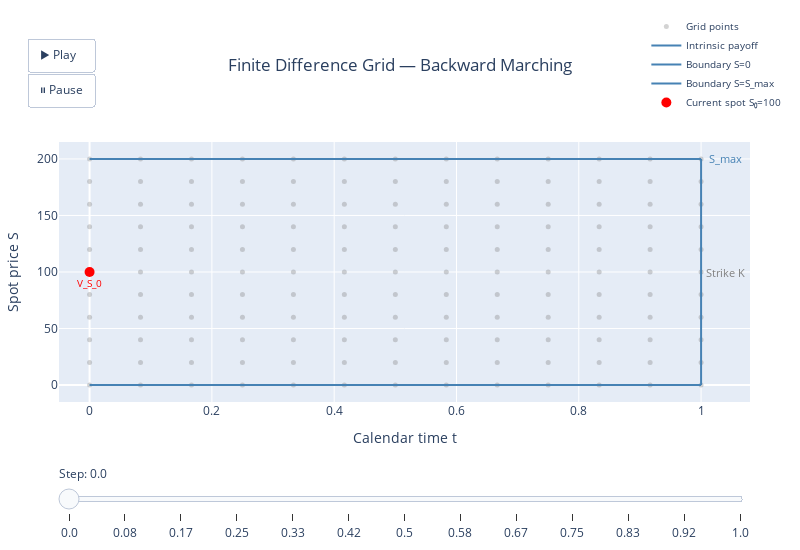

This figure's notebook cell:
### Markdown cell above
## 8) Boundary/Terminal Conditions and Backward Solver Loop

### Terminal condition ($\tau = 0$, i.e. at maturity)

$$V(S, T) = \max(S - K, 0) \quad \text{(call)}, \qquad V(S, T) = \max(K - S, 0) \quad \text{(put)}.$$

### Boundary conditions (at each time step)

| Boundary | Call | Put |
|---|---|---|
| $S = 0$ | $V = 0$ | $V = K\,e^{-r\tau}$ (European) or $K$ (American) |
| $S = S_{\max}$ | $V = \max\!\bigl(S_{\max}\,e^{-q\tau} - K\,e^{-r\tau},\; 0\bigr)$ | $V = 0$ |

For **American calls** at $S = S_{\max}$, the boundary is
$V = \max\!\bigl(S_{\max}\,e^{-q\tau} - K\,e^{-r\tau},\; S_{\max} - K\bigr)$
(the greater of continuation and intrinsic).

### Backward marching

Starting from $V_N = \text{payoff}$, march $i = N{-}1, N{-}2, \dots, 0$:
1. Compute boundary values at $t_i$
2. Build RHS from $V_{i+1}$
3. Solve tridiagonal system for $V_i$
4. (American) project: $V_i \leftarrow \max(V_i, \text{intrinsic})$

Let's now run the three schemes via `portfolio_analytics`:

### Code cell
# ── Animated FD grid: backward marching visualisation ────────────────
import plotly.graph_objects as go

# Small illustrative grid (not the real 250×400 grid)
N_time, N_spot = 12, 10
t_nodes = np.linspace(0, T, N_time + 1)
s_nodes = np.linspace(0, 2 * K, N_spot + 1)
T_grid, S_grd = np.meshgrid(t_nodes, s_nodes)

# Intrinsic payoff curve (call) along right edge
spot_at_maturity = np.linspace(0, 2 * K, 200)
payoff_at_maturity = np.maximum(spot_at_maturity - K, 0.0)

S_max = 2 * K

# ── Build base figure ────────────────────────────────────────────────
fig_anim = go.Figure()

# All grid dots (static background)
fig_anim.add_trace(
    go.Scatter(
        x=T_grid.ravel(),
        y=S_grd.ravel(),
        mode="markers",
        marker=dict(size=5, color="grey", opacity=0.35),
        name="Grid points",
        hoverinfo="skip",
    )
)

# Terminal payoff curve
fig_anim.add_trace(
    go.Scatter(
        x=[T] * len(spot_at_maturity),
        y=spot_at_maturity,
        mode="lines",
        line=dict(color="steelblue", width=2),
        name="Intrinsic payoff",
        customdata=payoff_at_maturity,
        hovertemplate="S=%{y:.0f}  payoff=%{customdata:.1f}<extra></extra>",
    )
)

# Boundary lines: S=0 and S=S_max (horizontal blue lines)
fig_anim.add_trace(
    go.Scatter(
        x=[0, T],
        y=[0, 0],
        mode="lines",
        line=dict(color="steelblue", width=2),
        name="Boundary S=0",
        hoverinfo="skip",
    )
)
fig_anim.add_trace(
    go.Scatter(
        x=[0, T],
        y=[S_max, S_max],
        mode="lines",
        line=dict(color="steelblue", width=2),
        name="Boundary S=S_max",
        hoverinfo="skip",
    )
)

# Current spot marker at t=0
fig_anim.add_trace(
    go.Scatter(
        x=[0],
        y=[S0],
        mode="markers",
        marker=dict(size=10, color="red", symbol="circle"),
        name=f"Current spot S₀={S0:.0f}",
    )
)

# Highlighted column (animated) — starts empty (trace index = 5)
fig_anim.add_trace(
    go.Scatter(
        x=[],
        y=[],
        mode="markers",
        marker=dict(size=10, color="rgba(220,60,60,0.7)", symbol="square"),
        name="Solving column",
    )
)

# ── Build animation frames ──────────────────────────────────────────
# We march backward in calendar time: T → T-Δt → ... → 0
# Slider labels show the calendar time t being solved for (increasing left to right)
ANIM_TRACE_IDX = 5  # index of the animated "Solving column" trace

frames = []

# Frame 0: terminal condition known (rightmost column, t=T)
frames.append(
    go.Frame(
        data=[
            go.Scatter(
                x=[T] * (N_spot + 1),
                y=s_nodes,
                mode="markers",
                marker=dict(size=10, color="rgba(60,120,200,0.7)", symbol="square"),
                name="Known (terminal)",
            )
        ],
        traces=[ANIM_TRACE_IDX],
        name=f"t = {T:.2f} (payoff)",
    )
)

# Frames 1..N_time: march backward, highlighting each column
for step, col_idx in enumerate(range(N_time - 1, -1, -1), start=1):
    t_col = t_nodes[col_idx]
    label = f"t = {t_col:.2f}" if col_idx > 0 else "t = 0.00"
    colour = "rgba(220,60,60,0.7)" if col_idx > 0 else "rgba(220,60,60,0.95)"
    sz = 10 if col_idx > 0 else 13
    frames.append(
        go.Frame(
            data=[
                go.Scatter(
                    x=[t_col] * (N_spot + 1),
                    y=s_nodes,
                    mode="markers",
                    marker=dict(size=sz, color=colour, symbol="square"),
                    name="Solving column",
                )
            ],
            traces=[ANIM_TRACE_IDX],
            name=label,
        )
    )

fig_anim.frames = frames

# ── Slider + play/pause buttons ─────────────────────────────────────
slider_steps = [
    dict(
        args=[[f.name], dict(frame=dict(duration=400, redraw=True), mode="immediate")],
        label=round(t_nodes[i], 2),
        method="animate",
    )
    for i, f in enumerate(frames)
]

fig_anim.update_layout(
    sliders=[
        dict(active=0, steps=slider_steps, currentvalue=dict(prefix="Step: "), pad=dict(t=60))
    ],
    updatemenus=[
        dict(
            type="buttons",
            showactive=False,
            x=0.05,
            y=1.4,
            buttons=[
                dict(
                    label="▶ Play",
                    method="animate",
                    args=[None, dict(frame=dict(duration=400, redraw=True), fromcurrent=True)],
                ),
                dict(
                    label="⏸ Pause",
                    method="animate",
                    args=[[None], dict(frame=dict(duration=0, redraw=False), mode="immediate")],
                ),
            ],
        )
    ],
    xaxis=dict(title="Calendar time t", range=[-0.05, T + 0.08]),
    yaxis=dict(title="Spot price S", range=[-15, S_max + 15]),
    title=dict(text="Finite Difference Grid — Backward Marching", x=0.5),
    height=550,
    width=800,
    legend=dict(x=0.85, y=1.5, bgcolor="rgba(255,255,255,0.8)", font=dict(size=10), maxheight=20),
    annotations=[
        dict(x=T + 0.04, y=K, text="Strike K", showarrow=False, font=dict(size=11, color="grey")),
        dict(
            x=T + 0.04,
            y=S_max,
            text="S_max",
            showarrow=False,
            font=dict(size=11, color="steelblue"),
        ),
        dict(x=0, y=S_max / 2 - 10, text="V_S_0", showarrow=False, font=dict(size=10, color="red")),
        # dict(x=T+0.04, y=8, text="V_N,ⱼ (payoff)", showarrow=False,
        #      font=dict(size=10, color="steelblue")),
    ],
    margin=dict(t=120, b=50, l=50, r=50),
)

fig_anim.show()

### Figure 1 — Plotly figure (JSON) as saved in the notebook; plotly's stock layout.template omitted (floating-point values rounded to 4 significant figures; data arrays with more than 128 entries replaced by an {"elided": "..."} marker saying what was removed)
{"data": [{"hoverinfo": "skip", "marker": {"color": "grey", "opacity": 0.35, "size": 5}, "mode": "markers", "name": "Grid points", "type": "scatter", "x": {"elided": "143 float values"}, "y": {"elided": "143 float values"}}, {"customdata": {"elided": "200 float values"}, "hovertemplate": "S=%{y:.0f}  payoff=%{customdata:.1f}<extra></extra>", "line": {"color": "steelblue", "width": 2}, "mode": "lines", "name": "Intrinsic payoff", "type": "scatter", "x": {"elided": "200 int values"}, "y": {"elided": "200 float values"}}, {"hoverinfo": "skip", "line": {"color": "steelblue", "width": 2}, "mode": "lines", "name": "Boundary S=0", "type": "scatter", "x": [0, 1], "y": [0, 0]}, {"hoverinfo": "skip", "line": {"color": "steelblue", "width": 2}, "mode": "lines", "name": "Boundary S=S_max", "type": "scatter", "x": [0, 1], "y": [200, 200]}, {"marker": {"color": "red", "size": 10, "symbol": "circle"}, "mode": "markers", "name": "Current spot S₀=100", "type": "scatter", "x": [0], "y": [100]}, {"marker": {"color": "rgba(220,60,60,0.7)", "size": 10, "symbol": "square"}, "mode": "markers", "name": "Solving column", "type": "scatter", "x": [], "y": []}], "layout": {"annotations": [{"font": {"color": "grey", "size": 11}, "showarrow": false, "text": "Strike K", "x": 1.04, "y": 100}, {"font": {"color": "steelblue", "size": 11}, "showarrow": false, "text": "S_max", "x": 1.04, "y": 200}, {"font": {"color": "red", "size": 10}, "showarrow": false, "text": "V_S_0", "x": 0, "y": 90}], "height": 550, "legend": {"bgcolor": "rgba(255,255,255,0.8)", "font": {"size": 10}, "maxheight": 20, "x": 0.85, "y": 1.5}, "margin": {"b": 50, "l": 50, "r": 50, "t": 120}, "sliders": [{"active": 0, "currentvalue": {"prefix": "Step: "}, "pad": {"t": 60}, "steps": [{"args": [["t = 1.00 (payoff)"], {"frame": {"duration": 400, "redraw": true}, "mode": "immediate"}], "label": "0.0", "method": "animate"}, {"args": [["t = 0.92"], {"frame": {"duration": 400, "redraw": true}, "mode": "immediate"}], "label": "0.08", "method": "animate"}, {"args": [["t = 0.83"], {"frame": {"duration": 400, "redraw": true}, "mode": "immediate"}], "label": "0.17", "method": "animate"}, {"args": [["t = 0.75"], {"frame": {"duration": 400, "redraw": true}, "mode": "immediate"}], "label": "0.25", "method": "animate"}, {"args": [["t = 0.67"], {"frame": {"duration": 400, "redraw": true}, "mode": "immediate"}], "label": "0.33", "method": "animate"}, {"args": [["t = 0.58"], {"frame": {"duration": 400, "redraw": true}, "mode": "immediate"}], "label": "0.42", "method": "animate"}, {"args": [["t = 0.50"], {"frame": {"duration": 400, "redraw": true}, "mode": "immediate"}], "label": "0.5", "method": "animate"}, {"args": [["t = 0.42"], {"frame": {"duration": 400, "redraw": true}, "mode": "immediate"}], "label": "0.58", "method": "animate"}, {"args": [["t = 0.33"], {"frame": {"duration": 400, "redraw": true}, "mode": "immediate"}], "label": "0.67", "method": "animate"}, {"args": [["t = 0.25"], {"frame": {"duration": 400, "redraw": true}, "mode": "immediate"}], "label": "0.75", "method": "animate"}, {"args": [["t = 0.17"], {"frame": {"duration": 400, "redraw": true}, "mode": "immediate"}], "label": "0.83", "method": "animate"}, {"args": [["t = 0.08"], {"frame": {"duration": 400, "redraw": true}, "mode": "immediate"}], "label": "0.92", "method": "animate"}, {"args": [["t = 0.00"], {"frame": {"duration": 400, "redraw": true}, "mode": "immediate"}], "label": "1.0", "method": "animate"}]}], "title": {"text": "Finite Difference Grid — Backward Marching", "x": 0.5}, "updatemenus": [{"buttons": [{"args": [null, {"frame": {"duration": 400, "redraw": true}, "fromcurrent": true}], "label": "▶ Play", "method": "animate"}, {"args": [[null], {"frame": {"duration": 0, "redraw": false}, "mode": "immediate"}], "label": "⏸ Pause", "method": "animate"}], "showactive": false, "type": "buttons", "x": 0.05, "y": 1.4}], "width": 800, "xaxis": {"range": [-0.05, 1.08], "title": {"text": "Calendar time t"}}, "yaxis": {"range": [-15, 215], "title": {"text": "Spot price S"}}}}
